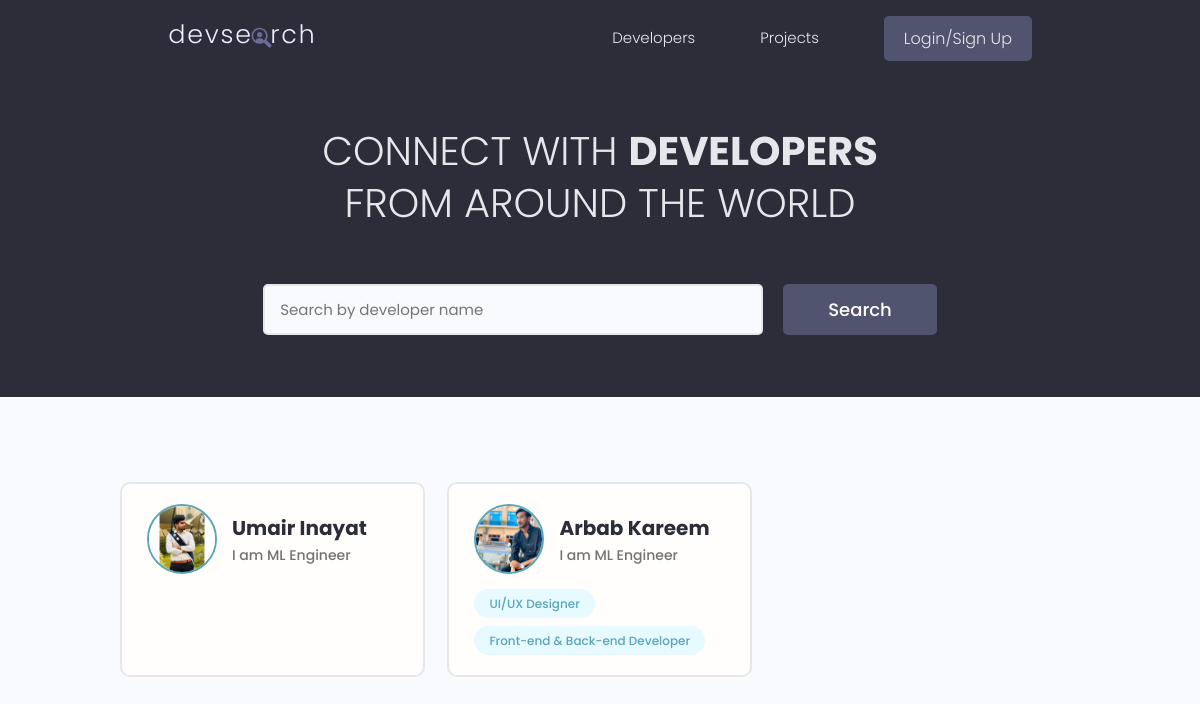
The page / on the database its author committed.
### users/models.py (models this page shows, shortened)
class Profile(models.Model):
    user = models.OneToOneField(User, on_delete=models.CASCADE, null=True,blank= True )
    name = models.CharField(max_length=200, null=True)
    email = models.EmailField(max_length=500, null=True)
    username = models.CharField(max_length=200, null=True)
    location= models.CharField(max_length=200, null=True)
    short_intro = models.CharField(max_length=200, null=True, blank= True )
    profile_image = models.ImageField( null=True, blank= True , upload_to='profiles' , default="profiles/pro.png")
    social_github = models.CharField(max_length=200, null=True, blank= True )
    social_twitter = models.CharField(max_length=200, null=True, blank= True )
    social_linkedin = models.CharField(max_length=200, null=True, blank= True )
    social_stackoverflow = models.CharField(max_length=200, null=True, blank= True )
    description = models.TextField(blank=True)
    bio = models.TextField(max_length=500,blank=True, null=True),
    social_website = models.CharField(max_length=200, null=True, blank= True )
    id = models.UUIDField(default=uuid.uuid4, unique=True,
                        primary_key=True, editable=False)

class Skill(models.Model):
    owner = models.ForeignKey(Profile, on_delete=models.CASCADE, null=True, blank= True)
    name = models.CharField(max_length=200)
    description = models.TextField(null=True, blank= True)
    created = models.DateTimeField(auto_now_add= True)
    id = models.UUIDField(default=uuid.uuid4, unique= True, primary_key= True, editable=False)
    def __str__(self):
        return self.name

### users/views.py (the view)
# urls.py: path('', views.profiles, name='profiles'),
def profiles(request):
    profiles, search_query = searchProfiles(request)
    custom_range, profiles = paginateProfiles(request, profiles, 6)
    context = {'profiles': profiles, 'search_query': search_query,
                'custom_range': custom_range}
    return render(request, 'users/profiles.html', context)

### users/utils.py (called while the page is built)
def paginateProfiles(request, profiles, results):
    page = request.GET.get('page')
    paginator = Paginator(profiles, results)
    try:
        profiles = paginator.page(page)
    except PageNotAnInteger:
        page = 1
        profiles = paginator.page(page)
    except EmptyPage:
        page = paginator.num_pages
        profiles = paginator.page(page)
    leftIndex = (int(page) - 4)
    if leftIndex < 1:
        leftIndex = 1
    rightIndex = (int(page) + 5)
    if rightIndex > paginator.num_pages:
        rightIndex = paginator.num_pages + 1
    custom_range = range(leftIndex, rightIndex)
    return custom_range, profiles

def searchProfiles(request):
    search_query = ''
    if request.GET.get('search_query'):
        search_query = request.GET.get('search_query')
    skills = Skill.objects.filter(name__icontains=search_query)
    profiles = Profile.objects.distinct().filter(
        Q(name__icontains=search_query) |
        Q(short_intro__icontains=search_query) |
        Q(skill__in=skills)
    )
    return profiles, search_query

### users/templates/users/profiles.html (shortened to what this page needs)
{% extends 'main.html' %}
{% block content %}
<main class="home">
    <section class="hero-section text-center">
        <div class="container container--narrow">
            <div class="hero-section__box">
                <h2>CONNECT WITH <span>DEVELOPERS</span></h2>
                <h2>FROM AROUND THE WORLD</h2>
            </div>
            <div class="hero-section__search">
                <form id="searchForm" class="form" action="{% url 'profiles' %}" method="get">
                    <div class="form__field">
                        <input class="input input--text" id="formInput#search" type="text" name="search_query"
                            value="{{search_query}}" placeholder="Search by developer name" />
                    </div>
                    <input class="btn btn--sub btn--lg" type="submit" value="Search" />
                </form>
            </div>
        </div>
    </section>
    <section class="devlist">
        <div class="container">
            <div class="grid grid--three">
                {% for profile in profiles  %}
                <div class="column card">
                    <div class="dev">
                        <a href= '{% url "user-profile" profile.id %} ' class="card__body">
                            <div class="dev__profile">
                                <img
                                    class="avatar avatar--md"
                                    src="{{ profile.profile_image.url }}"
                                    alt="image"
                                />
                                <div class="dev__meta">
                                    <h3> {{profile.name}} </h3>
                                    <h5> {{profile.short_intro}} </h5>
                                </div>
                            </div>
                            <div class="dev__skills">
                                {% for skill in profile.skill_set.all %}
                                <span class="tag tag--pill tag--main">
                                    <small>{{skill}}</small>
                                </span>
                                {% endfor %}
                            </div>
                        </a>
                    </div>
                </div>
                {% endfor %}
            </div>
        </div>
    </section>
</main>
{% endblock content %}

### templates/main.html (shortened to what this page needs)
<!DOCTYPE html>
{% load static %}
<html>
<head>
    <link rel="stylesheet" href="https://cdn.iconmonstr.com/1.3.0/css/iconmonstr-iconic-font.min.css" />
    <link rel="stylesheet" href="{% static 'uikit/styles/uikit.css' %}" />
    <link rel="stylesheet" href="{% static 'styles/app.css' %}" />
</head>
<body>
    {% include 'navbar.html' %}
    {% block content %}
    {% endblock content %}
</body>
</html>

### templates/navbar.html (shortened to what this page needs)
{% load static %}
<header class="header">
    <div class="container container--narrow">
        <a href="{% url 'profiles' %}" class="header__logo">
            <img src="{% static 'images/logo.svg' %} " alt="DevSearch Logo" />
        </a>
        <nav class="header__nav">
            <ul class="header__menu">
                <li class="header__menuItem"><a href="{% url 'profiles' %}">Developers</a></li>
                <li class="header__menuItem"><a href="{% url 'projects' %}">Projects</a></li>
                {% if request.user.is_authenticated %}
                <li class="header__menuItem"><a href="{% url 'inbox' %}">Inbox</a></li>
                <li class="header__menuItem"><a href="{% url 'account' %}">Account</a></li>
                <li class="header__menuItem"><a href="{% url 'logout' %}" class="btn btn--sub">Logout</a></li>
                {% else %}
                <li class="header__menuItem"><a href="{% url 'login' %}" class="btn btn--sub">Login/Sign Up</a></li>
                {% endif %}
            </ul>
        </nav>
    </div>
</header>

### static/styles/app.css (style rules this page uses)
:root { --color-sub: #2d2d39; }
.btn--sub { background-color: var(--color-sub-light); }
.card { border: 2px solid var(--color-light); }
img { width: 100%; }
.header { position: sticky; z-index: 111; background-color: var(--color-sub); padding: 1.5rem 0; }
.header > .container { display: flex; justify-content: space-between; align-items: center; }
.header__logo > img { height: 3.8rem; }
.header__nav > ul { display: inline-flex; align-items: center; list-style: none; gap: 6.5rem; }
.header__menuItem > a { color: var(--color-light); font-weight: 300; }
.hero-section { height: 40vh; display: flex; align-items: center; background-color: var(--color-sub); }
.hero-section__box { margin-bottom: 4rem; }
.hero-section__box > h2, .hero-section__box > h2 > span { font-size: 4rem; color: var(--color-light); line-height: 1.3; text-transform: uppercase; }
.hero-section__box > h2 { font-weight: 300; }
.hero-section__box > h2 > span { font-weight: 700; }
.hero-section__search > .form { display: flex; align-items: center; justify-content: center; gap: 2rem; }
.hero-section__search > .form input.input--text { width: 50rem; }
.devlist { margin-top: 8rem; }
.devlist .grid { align-items: stretch; }
.devlist .dev .dev__profile { display: flex; align-items: center; gap: 1.5rem; }
.devlist .dev .dev__meta h3 { color: var(--color-sub); font-size: 2rem; font-weight: 700; }
.devlist .dev .dev__meta h5 { color: var(--color-text); font-size: 1.4rem; font-weight: 500; }

### static/uikit/styles/modules/_variables.css (style rules this page uses)
:root { --color-main: #5aa5b9; --color-main-light: #e6faff; --color-sub: #3f4156; --color-sub-light: #51546e; --color-sub-lighter: #ededfd; --color-text: #737373; --color-gray: #8b8b8b; --color-light: #e5e7eb; --color-light-gray: #767676; --color-bg: #f8fafd; --color-white: #fffefd; --color-white-light: #f3f3f3; --color-success: #359e64; --color-success-bg: #def8e8; --color-error: #fc4b0b; --color-error-bg: #fff2ee; --font-base: 'Poppins', arial, helvetica, 'Segoe UI', roboto, ubuntu, sans-serif; --font-monospace: 'Fira Code', 'Courier New', courier, monospace; --font-regular: 300; --font-medium: 500; --font-bold: 700; --generic-shadow: 1px 1px 5px #00000010; --generic-transition: all 0.3s ease-in-out; }

### static/uikit/styles/modules/_base.css (style rules this page uses)
* { margin: 0; padding: 0; box-sizing: border-box; text-rendering: optimizeLegibility; color: inherit; font-size: inherit; }
html { font-size: 50%; }
@media only screen and (min-width: 480px) { html { font-size: 56.25%; } }
@media only screen and (min-width: 1200px) { html { font-size: 62.5%; } }
body { line-height: 1.6; font-weight: 400; font-size: 1.5rem; color: var(--color-text); background-color: var(--color-bg); min-height: 100vh; }

### static/uikit/styles/modules/_typography.css (style rules this page uses)
* { font-family: var(--font-base); }
h2 { font-size: 3.6rem; font-weight: var(--font-bold); }
h3 { font-size: 3.2rem; font-weight: var(--font-medium); }
h5 { font-size: 2.4rem; font-weight: var(--font-medium); }
h5, h6 { font-weight: var(--font-regular); }
p, span, strong { font-size: 1.6rem; color: var(--color-text); font-weight: var(--font-regular); }
a { padding-bottom: 2px; text-decoration: none; display: inline-block; color: var(--color-main); font-weight: var(--font-medium); }

### static/uikit/styles/modules/_utilities.css (style rules this page uses)
.container { width: 92%; max-width: 165rem; margin: 0 auto; box-sizing: border-box; }
.container--narrow { width: 92%; max-width: 120rem; }
@media screen and (min-width: 1000px) { .container { width: 90%; } }
@media screen and (min-width: 1000px) { .container--narrow { width: 85%; } }
@media screen and (min-width: 1200px) { .container { width: 80%; } }
@media screen and (min-width: 1200px) { .container--narrow { width: 72%; } }
.text-center { text-align: center; }

### static/uikit/styles/modules/_avatar.css (style rules this page uses)
.avatar { border-radius: 50%; border: 2px solid var(--color-main); object-fit: cover; }
.avatar--md { height: 7rem; width: 7rem; }

### static/uikit/styles/modules/_button.css (style rules this page uses)
.btn { display: inline-block; position: relative; cursor: pointer; background-color: var(--color-light); font-weight: var(--font-medium); color: var(--color-sub); text-decoration: none; padding: 1rem 2rem; border-radius: 0.5rem; border: none; width: -webkit-fit-content; width: -moz-fit-content; width: fit-content; height: -webkit-fit-content; height: -moz-fit-content; height: fit-content; font-size: 1.6rem; outline-width: 0; outline-color: transparent; -webkit-backface-visibility: hidden; backface-visibility: hidden; transition: all 0.3s ease-in-out; }
.btn--sub { background-color: var(--color-sub); color: var(--color-white); }
.btn--lg { font-size: 1.8rem; padding: 1.2rem 4.5rem; }

### rows shown on the page
Profile: profile_image (picture), name "Umair Inayat", short_intro "I am ML Engineer"
Profile: profile_image (picture), name "Arbab Kareem", short_intro "I am ML Engineer"
Skill: name "UI/UX Designer"
Skill: name "Front-end & Back-end Developer"
